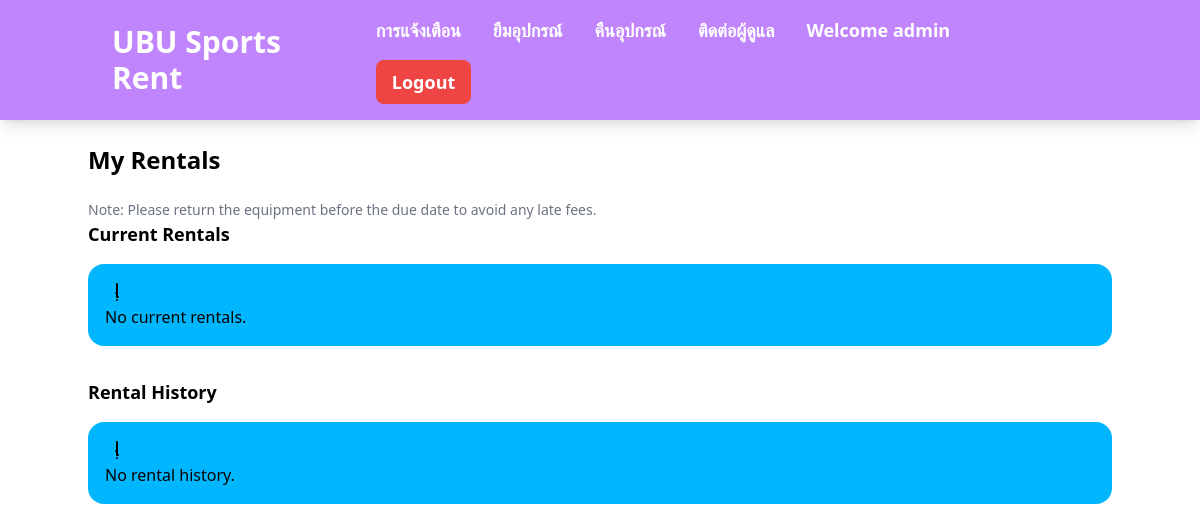
Before: /my-rentals/ (signed in) with the older database file.
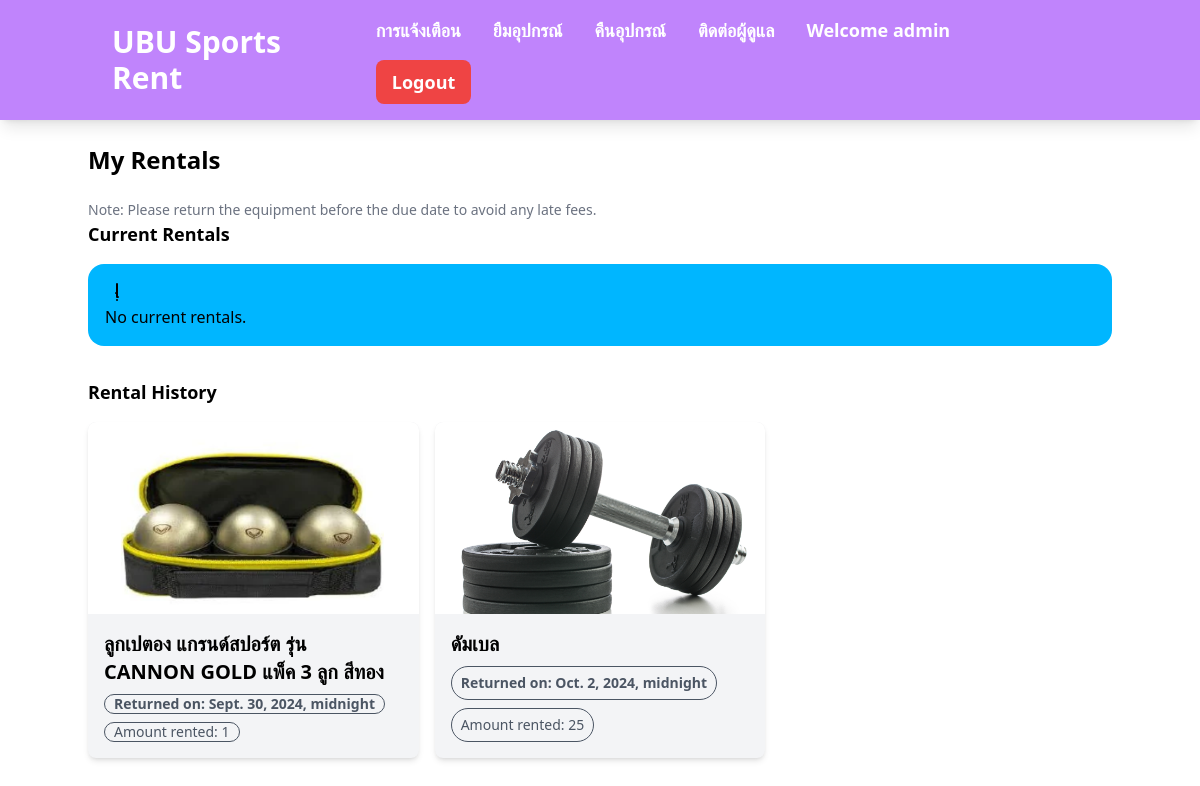
After: the same page with the newer database file.
### base/models.py (models this page shows, shortened)
class CustomUser(AbstractUser):
    contact_number = models.CharField(max_length= 20 , blank = True)
    role = models.CharField(max_length= 50 )
    created_at = models.DateTimeField(auto_now_add= True)

class Booking(models.Model):
    user = models.ForeignKey(CustomUser , on_delete=models.CASCADE)
    equipment = models.ForeignKey(Equipment , on_delete=models.CASCADE)
    amount = models.PositiveIntegerField()
    status = models.CharField(max_length=20,
                              choices=[
                                  ('Pending', 'Pending'),
                                  ('Approved', 'Approved'),
                                  ('Denied', 'Denied')
                                  ])
    approved_by = models.ForeignKey('Staff',on_delete=models.SET_NULL , null = True , blank = True)
    booking_date = models.DateTimeField()
    return_date = models.DateTimeField()

class Equipment(models.Model):
    name = models.CharField(max_length = 100)
    type = models.CharField(max_length = 50)
    available_amount = models.PositiveIntegerField()
    created_at = models.DateTimeField(auto_now_add= True)
    picture = models.ImageField(upload_to='equipment_pictures/', default='default.jpg')

### renting/views.py (the view)
# urls.py: path('my-rentals/', MyRentalsView.as_view(), name='my_rentals'),
class MyRentalsView(LoginRequiredMixin, ListView):
    model = Booking
    template_name = 'renting/my_rentals.html'
    context_object_name = 'current_rentals'
    def get_queryset(self):
        return Booking.objects.filter(user=self.request.user, status='Rented')
    def get_context_data(self, **kwargs):
        context = super().get_context_data(**kwargs)
        context['current_rentals'] = Booking.objects.filter(user=self.request.user, status='approved')
        context['rental_history'] = Booking.objects.filter(user=self.request.user, status='Returned')
        return context

### renting/templates/renting/my_rentals.html (shortened to what this page needs)
{% extends "base.html" %}
{% block main %}
<nav class="navbar bg-purple-400 shadow-lg">
    <div class="container mx-auto flex justify-between items-center px-6">
        <div>
            <a href="{% url 'base:home' %}" class="text-white font-bold text-3xl hover:text-primary-content transition duration-300">UBU Sports Rent</a>
        </div>
        <div>
            <ul class="menu menu-horizontal p-0 text-lg px-1 ">
                <li>
                    <a href="{% url 'base:notification_list' %}" class=" text-white font-semibold  hover:bg-gray-700 transition duration-200 ">การแจ้งเตือน</a>
                </li>
                <li>
                    <a href="{% url 'renting:equipment_list' %}" class= "text-white font-semibold hover:bg-gray-700 transition duration-200">ยืมอุปกรณ์</a>
                </li>
                <li>
                    <a href="{% url 'renting:my_rentals' %}" class= "text-white font-semibold hover:bg-gray-700 transition duration-200">คืนอุปกรณ์</a>
                </li>
                <li>
                    <a href="{% url 'Chat:chat_rooms' %}" class= "text-white font-semibold hover:bg-gray-700 transition duration-200">ติดต่อผู้ดูแล</a>
                </li>
                <li class = 'hover:bg-gray-700 transition duration-200 rounded-lg'>
                    <a href="{% url 'base:account_dashboard' %}">
                    <span class="text-white font-semibold ">Welcome <strong>{{ request.user.username }}</strong></span>
                    </a>
                </li>
                <li>
                    {% if user.is_authenticated %}
                    <form method="POST" action="{% url 'base:logout' %}" style="display: inline;">
                        <button type="submit" class="bg-red-500 text-white font-semibold py-2 px-4 rounded-lg hover:bg-red-600 transition duration-300">
                            Logout
                        </button>
                    </form>
                    {% else %}
                    <a href="{% url 'base:Login' %}" class="bg-green-500 text-white font-semibold py-2 px-4 rounded-lg hover:bg-green-600 transition duration-300">
                        Login
                    </a>
                    {% endif %}
                </li>
            </ul>
        </div>
    </div>
</nav>
<div class="container mx-auto py-6">
    <h1 class="text-2xl font-bold mb-6">My Rentals</h1>
    <p class="text-sm text-gray-500">Note: Please return the equipment before the due date to avoid any late fees.</p>
    <section>
        <h2 class="text-lg font-semibold mb-4">Current Rentals</h2>
        {% if current_rentals %}
            <div class="grid grid-cols-1 sm:grid-cols-2 lg:grid-cols-3 gap-4">
                {% for rental in current_rentals %}
                <div class="card bg-white shadow-md rounded-lg overflow-hidden">
                    <figure>
                        <img src="{{ rental.equipment.picture.url }}" alt="{{ rental.equipment.name }}" class="w-full h-48 object-cover">
                    </figure>
                    <div class="card-body p-4">
                        <h3 class="text-xl font-semibold">{{ rental.equipment.name }}</h3>
                        <p class="text-gray-600 badge badge-outline">Due on: {{ rental.return_date }}</p>
                        <p class="text-gray-600 badge badge-outline">Amount rented: {{ rental.amount }}</p>
                        <form method="POST" action="{% url 'renting:return_equipment' rental.id %}">
                            {% csrf_token %}
                            <button type="submit" class="btn btn-primary w-full mt-4" onclick="confirmReturn()">Return</button>
                        </form>
                        <script>
                            function confirmReturn() {
                                if (confirm("Are you sure you want to return this equipment?")) {
                                    document.forms[0].submit();
                                }
                            }
                        </script>
                    </div>
                </div>
                {% endfor %}
            </div>
        {% else %}
            <div class="alert alert-info mt-4 ">
                <div>
                    <svg xmlns="http://www.w3.org/2000/svg" class="stroke-current flex-shrink-0 h-6 w-6" fill="none" viewBox="0 0 24 24" stroke="currentColor">
                        <path stroke-linecap="round" stroke-linejoin="round" stroke-width="2" d="M13 16h-1v-4h-1m1-4h.01M12 19h.01M12 3v12"/>
                    </svg>
                    <span>No current rentals.</span>
                </div>
            </div>
        {% endif %}
    </section>
    <section class="mt-8">
        <h2 class="text-lg font-semibold mb-4">Rental History</h2>
        {% if rental_history %}
            <div class="grid grid-cols-1 sm:grid-cols-2 lg:grid-cols-3 gap-4">
                {% for rental in rental_history %}
                <div class="card bg-gray-100 shadow-md rounded-lg overflow-hidden">
                    <figure>
                        <img src="{{ rental.equipment.picture.url }}" alt="{{ rental.equipment.name }}" class="w-full h-48 object-cover">
                    </figure>
                    <div class="card-body p-4">
                        <h3 class="text-xl font-semibold">{{ rental.equipment.name }}</h3>
                        <p class="text-gray-600 badge badge-outline font-semibold">Returned on: {{ rental.return_date }}</p>
                        <p class="text-gray-600 badge badge-outline ">Amount rented: {{ rental.amount }}</p>
                    </div>
                </div>
                {% endfor %}
            </div>
        {% else %}
            <div class="alert alert-info mt-4">
                <div>
                    <svg xmlns="http://www.w3.org/2000/svg" class="stroke-current flex-shrink-0 h-6 w-6" fill="none" viewBox="0 0 24 24" stroke="currentColor">
                        <path stroke-linecap="round" stroke-linejoin="round" stroke-width="2" d="M13 16h-1v-4h-1m1-4h.01M12 19h.01M12 3v12"/>
                    </svg>
                    <span>No rental history.</span>
                </div>
            </div>
        {% endif %}
    </section>
</div>
{% endblock %}

### base/templates/base.html (shortened to what this page needs)
{% load static tailwind_tags %}
<!DOCTYPE html>
<html>
    <head>
        {% tailwind_css %}
        <link rel="stylesheet" href="">
        <link href='https://cdn.jsdelivr.net/npm/fullcalendar@5.10.1/main.min.css' rel='stylesheet' />
        <link rel="stylesheet" href="https://unpkg.com/swiper/swiper-bundle.min.css">
    </head>
    <body>
        {% block main %}
        {% endblock  %}
    </body>
</html>

Changed rows visible on the page:
added Booking: equipment.picture (picture), equipment.name "ลูกเปตอง แกรนด์สปอร์ต รุ่น CANNON GOLD แพ็ค 3 ลูก สีทอง", return_date "Sept. 30, 2024, midnight", amount "1"
added Booking: equipment.picture (picture), equipment.name "ดัมเบล", return_date "Oct. 2, 2024, midnight", amount "25"
Other visible differences:
text no longer shown: "No rental history."
